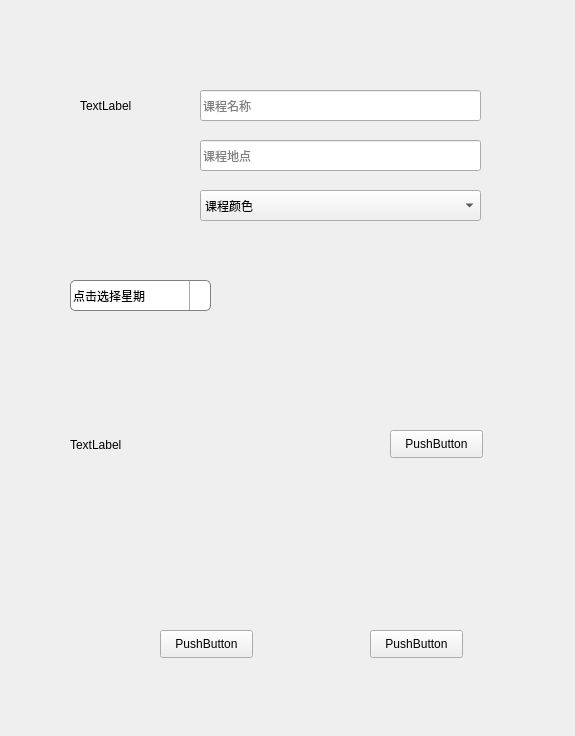
<?xml version="1.0" encoding="UTF-8"?>
<ui version="4.0">
 <class>NewSet</class>
 <widget class="QWidget" name="NewSet">
  <property name="geometry">
   <rect>
    <x>0</x>
    <y>0</y>
    <width>575</width>
    <height>736</height>
   </rect>
  </property>
  <property name="windowTitle">
   <string>Form</string>
  </property>
  <widget class="QWidget" name="widget" native="true">
   <property name="geometry">
    <rect>
     <x>40</x>
     <y>60</y>
     <width>491</width>
     <height>181</height>
    </rect>
   </property>
   <widget class="QLabel" name="course">
    <property name="geometry">
     <rect>
      <x>40</x>
      <y>20</y>
      <width>101</width>
      <height>51</height>
     </rect>
    </property>
    <property name="text">
     <string>TextLabel</string>
    </property>
   </widget>
   <widget class="QLineEdit" name="courseIn">
    <property name="geometry">
     <rect>
      <x>160</x>
      <y>30</y>
      <width>281</width>
      <height>31</height>
     </rect>
    </property>
    <property name="placeholderText">
     <string>课程名称</string>
    </property>
   </widget>
   <widget class="QComboBox" name="colorSelect">
    <property name="geometry">
     <rect>
      <x>160</x>
      <y>130</y>
      <width>281</width>
      <height>31</height>
     </rect>
    </property>
    <item>
     <property name="text">
      <string>课程颜色</string>
     </property>
    </item>
   </widget>
   <widget class="QLabel" name="label">
    <property name="geometry">
     <rect>
      <x>40</x>
      <y>90</y>
      <width>72</width>
      <height>15</height>
     </rect>
    </property>
    <property name="text">
     <string/>
    </property>
   </widget>
   <widget class="QLineEdit" name="subject_place">
    <property name="geometry">
     <rect>
      <x>160</x>
      <y>80</y>
      <width>281</width>
      <height>31</height>
     </rect>
    </property>
    <property name="placeholderText">
     <string>课程地点</string>
    </property>
   </widget>
   <widget class="QLabel" name="color">
    <property name="geometry">
     <rect>
      <x>40</x>
      <y>140</y>
      <width>72</width>
      <height>15</height>
     </rect>
    </property>
    <property name="text">
     <string/>
    </property>
   </widget>
  </widget>
  <widget class="QWidget" name="widget_3" native="true">
   <property name="geometry">
    <rect>
     <x>60</x>
     <y>610</y>
     <width>491</width>
     <height>71</height>
    </rect>
   </property>
   <widget class="QPushButton" name="deleteIt">
    <property name="geometry">
     <rect>
      <x>100</x>
      <y>20</y>
      <width>93</width>
      <height>28</height>
     </rect>
    </property>
    <property name="text">
     <string>PushButton</string>
    </property>
   </widget>
   <widget class="QPushButton" name="ok">
    <property name="geometry">
     <rect>
      <x>310</x>
      <y>20</y>
      <width>93</width>
      <height>28</height>
     </rect>
    </property>
    <property name="text">
     <string>PushButton</string>
    </property>
   </widget>
  </widget>
  <widget class="QComboBox" name="day">
   <property name="geometry">
    <rect>
     <x>70</x>
     <y>280</y>
     <width>141</width>
     <height>31</height>
    </rect>
   </property>
   <property name="styleSheet">
    <string notr="true">QComboBox {
                           border :  1px  solid  gray ;
                           border-radius:  5px ;
                           padding :  1px  2px  1px  2px ;
                           min-width :  9em ;
                      }
                      QComboBox::drop-down {
                           subcontrol- position :  top  right ;
                           width :  20px ;
                           border-left-width :  1px ;
                           border-left-color : darkgray;
                           border-left-style :  solid ; 
                           border-top-right-radius:  3px ; 
                           border-bottom-right-radius:  3px ;
                      }
                      QComboBox::down-arrow {
                           width: 15px;
                           height: 15px;
                           image:  url(:/new/prefix1/山治桑/down.png);
                      }</string>
   </property>
   <item>
    <property name="text">
     <string>点击选择星期</string>
    </property>
   </item>
   <item>
    <property name="text">
     <string>周一</string>
    </property>
   </item>
   <item>
    <property name="text">
     <string>周二</string>
    </property>
   </item>
   <item>
    <property name="text">
     <string>周三</string>
    </property>
   </item>
   <item>
    <property name="text">
     <string>周四</string>
    </property>
   </item>
   <item>
    <property name="text">
     <string>周五</string>
    </property>
   </item>
   <item>
    <property name="text">
     <string>周六</string>
    </property>
   </item>
   <item>
    <property name="text">
     <string>周日</string>
    </property>
   </item>
  </widget>
  <widget class="QLabel" name="week">
   <property name="geometry">
    <rect>
     <x>70</x>
     <y>430</y>
     <width>141</width>
     <height>30</height>
    </rect>
   </property>
   <property name="styleSheet">
    <string notr="true"/>
   </property>
   <property name="text">
    <string>TextLabel</string>
   </property>
  </widget>
  <widget class="QStackedWidget" name="stackedWidget">
   <property name="geometry">
    <rect>
     <x>90</x>
     <y>320</y>
     <width>431</width>
     <height>101</height>
    </rect>
   </property>
   <property name="currentIndex">
    <number>1</number>
   </property>
   <widget class="QWidget" name="page"/>
   <widget class="QWidget" name="page_1"/>
   <widget class="QWidget" name="page_2"/>
   <widget class="QWidget" name="page_3"/>
   <widget class="QWidget" name="page_4"/>
   <widget class="QWidget" name="page_5"/>
   <widget class="QWidget" name="page_6"/>
   <widget class="QWidget" name="page_7"/>
  </widget>
  <widget class="QWidget" name="widget_2" native="true">
   <property name="geometry">
    <rect>
     <x>70</x>
     <y>460</y>
     <width>451</width>
     <height>121</height>
    </rect>
   </property>
  </widget>
  <widget class="QPushButton" name="chooseall">
   <property name="geometry">
    <rect>
     <x>390</x>
     <y>430</y>
     <width>93</width>
     <height>28</height>
    </rect>
   </property>
   <property name="text">
    <string>PushButton</string>
   </property>
  </widget>
 </widget>
 <resources/>
 <connections/>
</ui>
